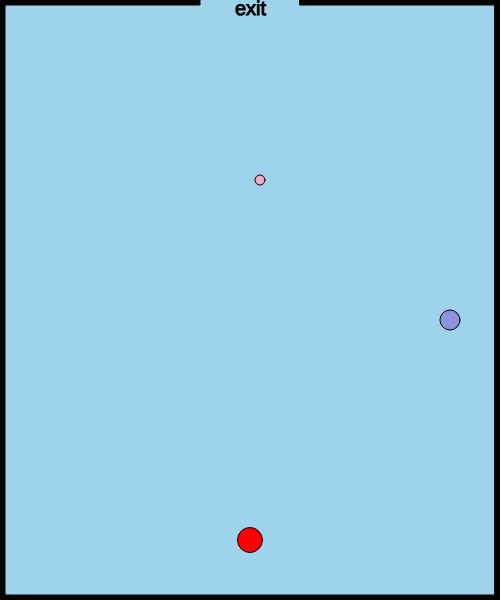
Frame 1 (no input)
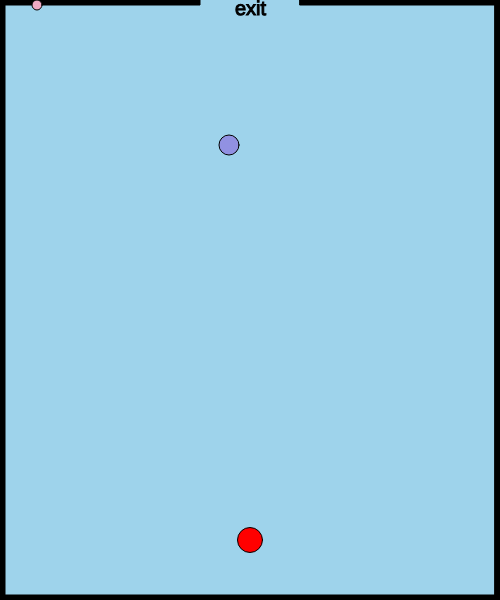
Frame 60 (no input)
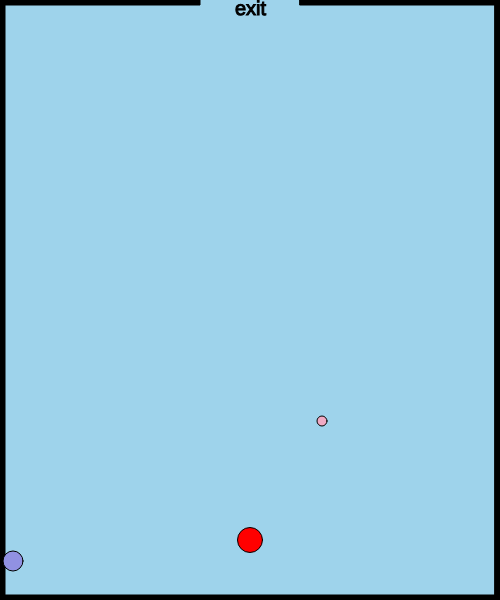
Frame 120 (the mouse pressed at the canvas centre since frame 60)

The p5.js sketch that drew these frames (run headless with seeded random() and noise() and a simulated clock; from frame 60 on, the mouse is pressed at the canvas centre):

// p5.js sketch
// ── sketch.js
var w = 87; 
var s = 83;
var a = 65;
var d = 68;

var characterx=100
var charactery=100

var shape1x = 260
var shape1y = 180
var shape1xspeed;
var shape1yspeed;

var shape2x = 450
var shape2y = 320
var shape2xspeed;
var shape2yspeed;

var characterx = 50
var charactery = 50

var mouseshapeX;
var mouseshapeY;


function setup() {
  createCanvas(500,600);
  
  shape1xspeed = Math.floor(Math.random()*Math.random());
  shape1yspeed = Math.floor(Math.random()*Math.random());
  shape2xspeed = Math.floor(Math.random()*Math.random());
  shape2yspeed = Math.floor(Math.random()*Math.random());
  
  create_character(250,540);
  
}

function draw() {
    background(158,211,235);
    stroke(0);
    fill(0);
    
    create_borders(5);
    textSize(20);
    text("exit", 235, 15);
  
    draw_character();
    character_movement();
    check_win();
  
    Enemyshape1();
    Enemyshape2();
    draw_mouse_circle();
  }

function check_win()
{
  if(characterx > 200 && characterx < 300 && charactery < 0)
  {
    fill(0);
    stroke(5);
    textSize(26);
    text("You Win!", width/2-50, height/2-50);
  }
}

function draw_mouse_circle()
{
  fill(0,255,0);
  circle(mouseshapeX,mouseshapeY,15);
}

function Enemyshape1()
{
  fill(240,170,196);
  circle(shape1x, shape1y, 10);
  
  shape1xspeed = Math.floor(Math.random() * Math.random()*20);
  shape1yspeed = Math.floor(Math.random() * Math.random()*-10);
  
  shape1x += shape1xspeed;
  shape1y += shape1yspeed;

  if(shape1x > width) shape1x = 0;
  if(shape1x < 0) shape1x = width;
  if(shape1y > height) shape1y = 0;
  if(shape1y < 0) shape1y = height;
}

function Enemyshape2()
{
  fill(145,145,226);
  circle(shape2x, shape2y, 20);
  
  shape2xspeed = Math.floor(Math.random() * Math.random()*20);
  shape2yspeed = Math.floor(Math.random() * Math.random()*-10);
  
  shape2x += shape1xspeed;  // note: should probably be shape2xspeed
  shape2y += shape1yspeed;  // note: should probably be shape2yspeed

  if(shape2x > width) shape2x = 0;
  if(shape2x < 0) shape2x = width;
  if(shape2y > height) shape2y = 0;
  if(shape2y < 0) shape2y = height;
}

function create_borders(thickness)
{
    rect(0,0,200,thickness);
    rect(300,0,500,thickness);
    rect(0,0,thickness,height);
    rect(0, height-thickness,width, thickness);
    rect(width-thickness,0,thickness,height);
}
  

function create_character(x,y)
{
    characterx = x;
    charactery = y;
 
    fill(255,0,0)   
    circle(characterx,charactery,25);
}

function draw_character()
{
    fill(255,0,0);
    circle(characterx,charactery,25);
}

function character_movement()
{
    if(keyIsDown(w))
    {
        charactery -= 10;   
    }
    if(keyIsDown(s))
    {
        charactery += 10;   
    }
    if(keyIsDown(a))
    {
        characterx -= 10;   
    }
    if(keyIsDown(d))
    {
        characterx += 10;   
    }
}

function mouseClicked()
{
  mouseshapeX = mouseX;
  mouseshapeY = mouseY;
}
